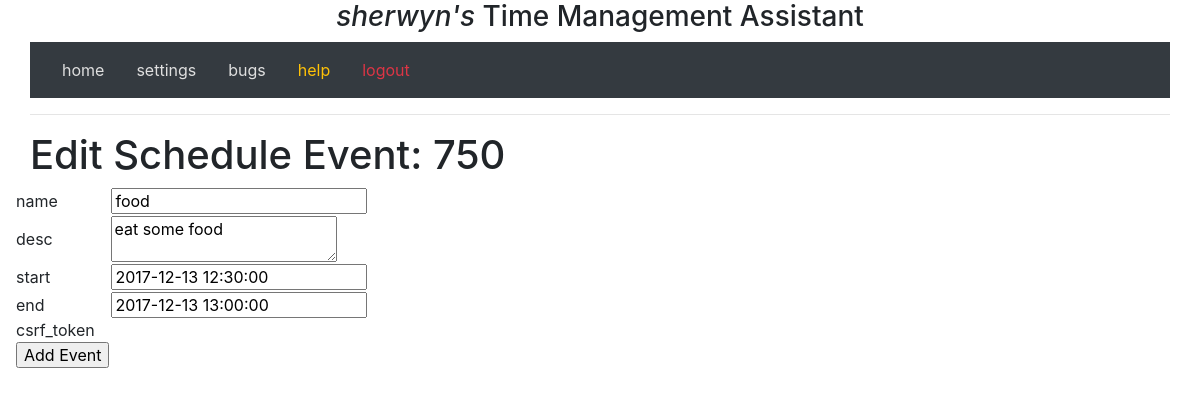
Before: /edit_schedule_event/750 (signed in) with the older database file.
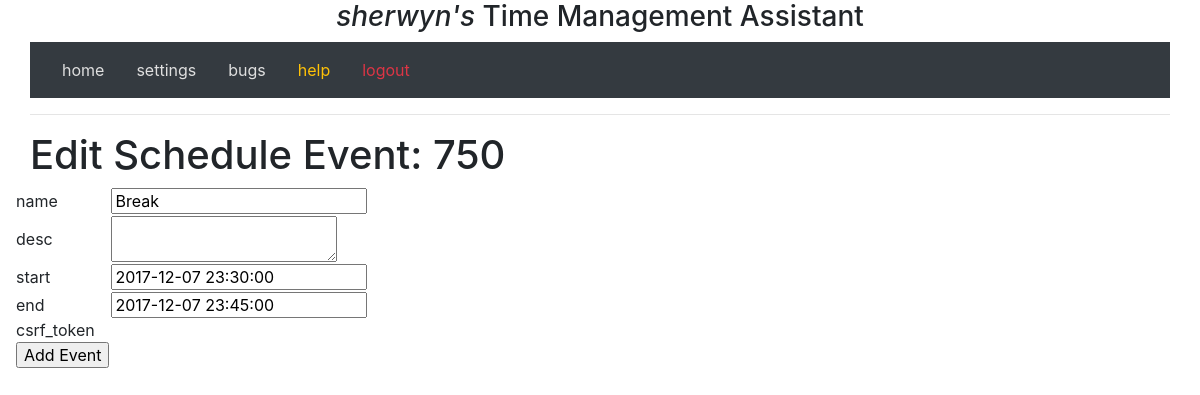
After: the same page with the newer database file.
### project/models.py (models this page shows, shortened)
class User(UserMixin, db.Model):
    __tablename__ = 'users'
    id       = db.Column(db.Integer, primary_key=True, unique=True)
    nickname = db.Column(db.String(64), nullable=True, index=True, unique=False)
    email    = db.Column(db.String(256), nullable=False, unique=True)
    phone    = db.Column(db.String(256), nullable=True,index=True, unique=False)
    cellphone_provider = db.Column(db.String(256), nullable=True, index=True, unique=False)
    reminder_frequency = db.Column(db.Time, nullable=True, index=True, unique=False)
    last_reminder = db.Column(db.DateTime, nullable=True, index=True, unique=False)
    events  = db.relationship('UserEvent', backref='author', lazy='dynamic')
    scheduleevents = db.relationship('UserScheduleEvent', backref='author', lazy='dynamic')
    @property
    def is_authenticated(self):
        return True

class UserScheduleEvent(db.Model):
    __tablename__ = 'scheduleevents'
    user_id = db.Column(db.Integer, db.ForeignKey('users.id'))
    id = db.Column(db.Integer, primary_key=True)
    name = db.Column(db.String(128), nullable=True, index=True, unique=False)
    desc = db.Column(db.String(1024), nullable=True, index=True, unique=False)
    extra_info = db.Column(db.String(1024), nullable=True, index=True, unique=False)
    start = db.Column(db.DateTime)
    end = db.Column(db.DateTime)

### project/views.py (the view, shortened to what this page needs)
@app.route("/edit_schedule_event/<int:id>", methods=["GET", "POST"])
@login_required
def edit_schedule_event(id):
    event_query = current_user.scheduleevents.filter_by(id=id).first()
    if event_query == None:
        flash('ScheduleEvent ID: %i was not found' % id)
        return redirect(url_for('index'))
    form = EventForm(
                      name   = event_query.name
                     ,desc   = event_query.desc
                     ,start  = event_query.start
                     ,end    = event_query.end
                    )
    return render_template("edit_schedule_event.html", id=event_query.id, form=form)

### project/forms.py
class EventForm(FlaskForm):
    name  = StringField('Name', validators=[DataRequired()])
    desc  = TextAreaField('Description')
    start = DateTimeField('Start Date/Time')
    end   = DateTimeField('End Date/Time', validators=[Optional()])

### project/views.py (called while the page is built)
@login_manager.user_loader
def load_user(id):
    return User.query.get(int(id))

### project/templates/edit_schedule_event.html (shortened to what this page needs)
{% extends 'base.html' %}
{% block content %}
<h1>Edit Schedule Event: {{ id }}</h1>
<form action="" method="post" name="edit" class="editform">
    <div class="row">
    <div class="form-group rounded border-0">
        <table>
            {% for field in form %}
            <tr>
                <td>{{ field.name }}</td>
                <td>{{ field() }}</td>
            </tr>
            {% endfor %}
            <tr>
                <td><input type="submit" value="Add Event"></td>
            </tr>
        </table>
   </div>
</form>
{% endblock %}

### project/templates/base.html (shortened to what this page needs)
<html>
    <head>
        <link href="/static/css/bootstrap.min.css" rel="stylesheet" media="screen">
        <link href="/static/css/custom.css" rel="stylesheet" media="screen">
    </head>
    <body>
        <div class="container">
            <center><h3>{% if current_user.is_authenticated %}<span class="font-italic">{{ current_user.nickname }}'s </span>{% endif %}<span class="font-bold">Time Management Assistant</span></h3></center>
            <nav class="navbar navbar-expand-lg navbar-light bg-dark">
                <a class='nav-link' href="{{ url_for('index') }}">home</a>
                {% if current_user.is_authenticated %}
                <a class='nav-link' href="{{ url_for('edit') }}">settings</a>
                {% endif %}
                <a class='nav-link' href="https://gitreports.com/issue/ika-musuko/tma/">bugs</a>
                <a class='nav-link' href="{{ url_for('help') }}"><span class="text-warning">help</span></a>
                {% if current_user.is_authenticated %}
                <a class='nav-link' href="{{ url_for('logout') }}"><span class="text-danger">logout</span></a>
                {% else %}
                <a class='nav-link' href="{{ url_for('login') }}"><span class="text-success">login</span></a>
                {% endif %}
            </nav>
        <hr>
        <div class="container">
            <div class="content">
                {% block content %}
                {% endblock %}
            </div>
        </div>
    </body>
</html>

### project/static/css/custom.css (style rules this page uses)
.content { padding: 0px 0px; }
.container { border-radius: 6px; padding: 0px; }
.editform { display: block; }
.navbar a:link { color: #dfdfdf; text-decoration: none; }

Changed rows visible on the page:
changed UserScheduleEvent id 750: name "food" → "Break"; desc "eat some food" → (not shown); start "2017-12-13 12:30:00" → "2017-12-07 23:30:00"; end "2017-12-13 13:00:00" → "2017-12-07 23:45:00"
